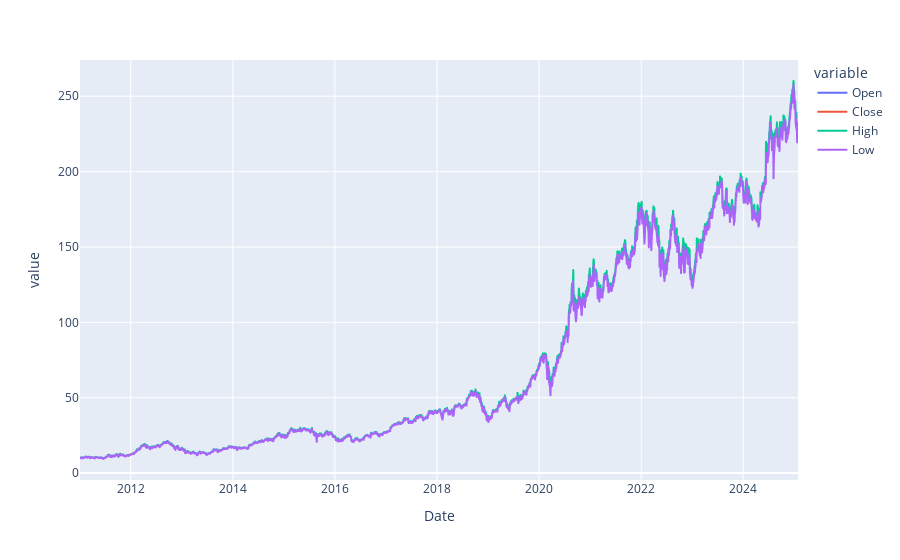

The code cell stored with this chart in its notebook:
### Code cell
fig = px.line(data,x=data['Date'],y=['Open','Close','High','Low'])
fig.show()

### Figure 1 — Plotly figure (JSON) as saved in the notebook; plotly's stock layout.template omitted (floating-point values rounded to 4 significant figures; data arrays with more than 128 entries replaced by an {"elided": "..."} marker saying what was removed)
{"data": [{"hovertemplate": "variable=Open<br>Date=%{x}<br>value=%{y}<extra></extra>", "legendgroup": "Open", "line": {"color": "#636efa", "dash": "solid"}, "marker": {"symbol": "circle"}, "mode": "lines", "name": "Open", "showlegend": true, "type": "scattergl", "x": {"elided": "3538 str values"}, "xaxis": "x", "y": {"elided": "3538 float values"}, "yaxis": "y"}, {"hovertemplate": "variable=Close<br>Date=%{x}<br>value=%{y}<extra></extra>", "legendgroup": "Close", "line": {"color": "#EF553B", "dash": "solid"}, "marker": {"symbol": "circle"}, "mode": "lines", "name": "Close", "showlegend": true, "type": "scattergl", "x": {"elided": "3538 str values"}, "xaxis": "x", "y": {"elided": "3538 float values"}, "yaxis": "y"}, {"hovertemplate": "variable=High<br>Date=%{x}<br>value=%{y}<extra></extra>", "legendgroup": "High", "line": {"color": "#00cc96", "dash": "solid"}, "marker": {"symbol": "circle"}, "mode": "lines", "name": "High", "showlegend": true, "type": "scattergl", "x": {"elided": "3538 str values"}, "xaxis": "x", "y": {"elided": "3538 float values"}, "yaxis": "y"}, {"hovertemplate": "variable=Low<br>Date=%{x}<br>value=%{y}<extra></extra>", "legendgroup": "Low", "line": {"color": "#ab63fa", "dash": "solid"}, "marker": {"symbol": "circle"}, "mode": "lines", "name": "Low", "showlegend": true, "type": "scattergl", "x": {"elided": "3538 str values"}, "xaxis": "x", "y": {"elided": "3538 float values"}, "yaxis": "y"}], "layout": {"legend": {"title": {"text": "variable"}, "tracegroupgap": 0}, "margin": {"t": 60}, "xaxis": {"anchor": "y", "domain": [0, 1], "title": {"text": "Date"}}, "yaxis": {"anchor": "x", "domain": [0, 1], "title": {"text": "value"}}}}
